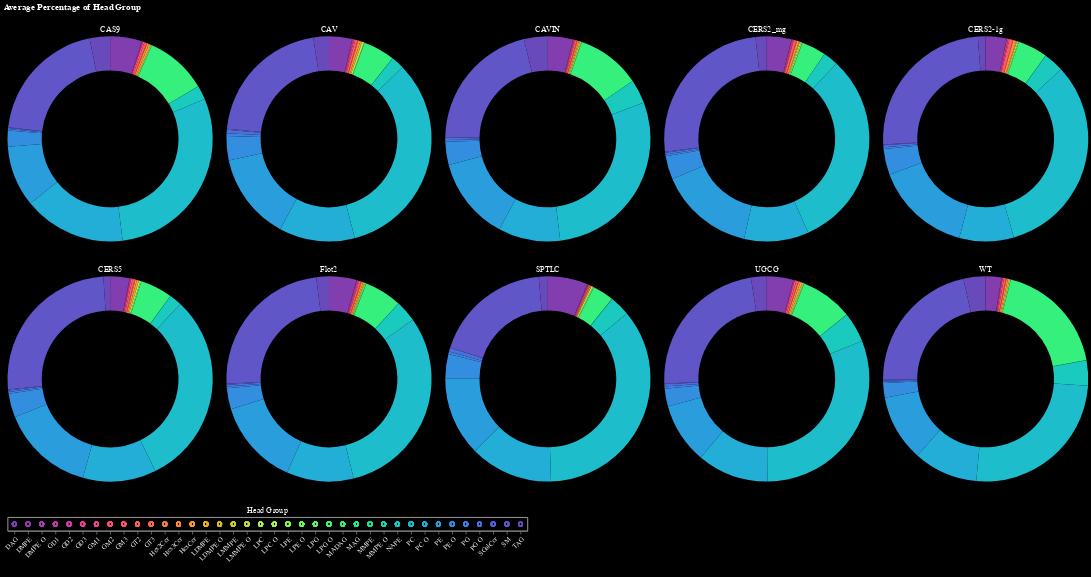

This figure's notebook cell:
### Code cell
chart_list = []

# create selection tool
click = alt.selection_point(fields=['Head Group'])

# create head group legend
heads = alt.Chart(h).mark_point().encode(
    x=alt.X('Head Group').axis(labelAngle=-45),
    color=alt.condition(click, 'Head Group', alt.value('lightgray')),
    ).add_params(click).properties(title={'text':[], 'subtitle':'Head Group', 'subtitleColor':'white'})

for ptn in h['Mutation'].unique():
    source = h[h['Mutation'] == ptn]
    
    donut = alt.Chart(source).mark_arc(innerRadius=100).encode(
        theta='mean(Percentage):Q',
        color=alt.condition(click, 'Head Group', alt.value('lightgray'), scale=alt.Scale(scheme='rainbow'), legend=None),
        opacity = alt.condition(click, alt.value(1), alt.value(0.1)),
        tooltip=['Head Group', 'mean(Percentage)']
    ).add_params(click).properties(
        width=300,
        title={'text':[], 'subtitle':ptn, 'subtitleColor':'white'}
    )
    
    chart_list.append(donut)
    
# d = alt.hconcat(*chart_list[:3]) & alt.hconcat(*chart_list[3:6]) & alt.hconcat(*chart_list[6:9]) & (chart_list[9] | heads)
# d = d.properties(title=alt.Title('Average Percentage of Head Group', color='white')).configure(background='black').configure_axis(labelColor='white')
# # d.save('graphs/pos_mode_whole_dataset/head_group_graphs/HeadGroupDonutCharts_interactive.html')
# d

d = alt.hconcat(*chart_list[:5]) & alt.hconcat(*chart_list[5:]) & heads
d = d.properties(title=alt.Title('Average Percentage of Head Group', color='white')).configure(background='black').configure_axis(labelColor='white')
d

### Figure 1 — Vega-Lite specification as saved in the notebook (floating-point values rounded to 4 significant figures; data arrays with more than 128 entries replaced by an {"elided": "..."} marker saying what was removed)
{"config": {"view": {"continuousWidth": 300, "continuousHeight": 300}, "axis": {"labelColor": "white"}, "background": "black"}, "vconcat": [{"hconcat": [{"data": {"name": "data-313a95f9af0a2c2d2d8738193ef349f9"}, "mark": {"type": "arc", "innerRadius": 100}, "encoding": {"color": {"condition": {"param": "param_1", "field": "Head Group", "scale": {"scheme": "rainbow"}, "legend": null, "type": "nominal"}, "value": "lightgray"}, "opacity": {"condition": {"param": "param_1", "value": 1}, "value": 0.1}, "theta": {"aggregate": "mean", "field": "Percentage", "type": "quantitative"}, "tooltip": [{"field": "Head Group", "type": "nominal"}, {"aggregate": "mean", "field": "Percentage", "type": "quantitative"}]}, "name": "view_1", "title": {"text": [], "subtitle": "CAS9", "subtitleColor": "white"}, "width": 300}, {"data": {"name": "data-8008d6a1d20115c2dfa4d93ebfbb83c1"}, "mark": {"type": "arc", "innerRadius": 100}, "encoding": {"color": {"condition": {"param": "param_1", "field": "Head Group", "scale": {"scheme": "rainbow"}, "legend": null, "type": "nominal"}, "value": "lightgray"}, "opacity": {"condition": {"param": "param_1", "value": 1}, "value": 0.1}, "theta": {"aggregate": "mean", "field": "Percentage", "type": "quantitative"}, "tooltip": [{"field": "Head Group", "type": "nominal"}, {"aggregate": "mean", "field": "Percentage", "type": "quantitative"}]}, "name": "view_2", "title": {"text": [], "subtitle": "CAV", "subtitleColor": "white"}, "width": 300}, {"data": {"name": "data-4ec84ef38cc69723baf90a6ad3c002a4"}, "mark": {"type": "arc", "innerRadius": 100}, "encoding": {"color": {"condition": {"param": "param_1", "field": "Head Group", "scale": {"scheme": "rainbow"}, "legend": null, "type": "nominal"}, "value": "lightgray"}, "opacity": {"condition": {"param": "param_1", "value": 1}, "value": 0.1}, "theta": {"aggregate": "mean", "field": "Percentage", "type": "quantitative"}, "tooltip": [{"field": "Head Group", "type": "nominal"}, {"aggregate": "mean", "field": "Percentage", "type": "quantitative"}]}, "name": "view_3", "title": {"text": [], "subtitle": "CAVIN", "subtitleColor": "white"}, "width": 300}, {"data": {"name": "data-c6839da0d581e202c4752698bed0956f"}, "mark": {"type": "arc", "innerRadius": 100}, "encoding": {"color": {"condition": {"param": "param_1", "field": "Head Group", "scale": {"scheme": "rainbow"}, "legend": null, "type": "nominal"}, "value": "lightgray"}, "opacity": {"condition": {"param": "param_1", "value": 1}, "value": 0.1}, "theta": {"aggregate": "mean", "field": "Percentage", "type": "quantitative"}, "tooltip": [{"field": "Head Group", "type": "nominal"}, {"aggregate": "mean", "field": "Percentage", "type": "quantitative"}]}, "name": "view_4", "title": {"text": [], "subtitle": "CERS2_mg", "subtitleColor": "white"}, "width": 300}, {"data": {"name": "data-8251d305575ba25520bb947413e24dbf"}, "mark": {"type": "arc", "innerRadius": 100}, "encoding": {"color": {"condition": {"param": "param_1", "field": "Head Group", "scale": {"scheme": "rainbow"}, "legend": null, "type": "nominal"}, "value": "lightgray"}, "opacity": {"condition": {"param": "param_1", "value": 1}, "value": 0.1}, "theta": {"aggregate": "mean", "field": "Percentage", "type": "quantitative"}, "tooltip": [{"field": "Head Group", "type": "nominal"}, {"aggregate": "mean", "field": "Percentage", "type": "quantitative"}]}, "name": "view_5", "title": {"text": [], "subtitle": "CERS2-1g", "subtitleColor": "white"}, "width": 300}]}, {"hconcat": [{"data": {"name": "data-a1b7698a1d56dc8f888a4a0e1dde0c74"}, "mark": {"type": "arc", "innerRadius": 100}, "encoding": {"color": {"condition": {"param": "param_1", "field": "Head Group", "scale": {"scheme": "rainbow"}, "legend": null, "type": "nominal"}, "value": "lightgray"}, "opacity": {"condition": {"param": "param_1", "value": 1}, "value": 0.1}, "theta": {"aggregate": "mean", "field": "Percentage", "type": "quantitative"}, "tooltip": [{"field": "Head Group", "type": "nominal"}, {"aggregate": "mean", "field": "Percentage", "type": "quantitative"}]}, "name": "view_6", "title": {"text": [], "subtitle": "CERS5", "subtitleColor": "white"}, "width": 300}, {"data": {"name": "data-74167c8da8c9eac15a12abbbd865b7e8"}, "mark": {"type": "arc", "innerRadius": 100}, "encoding": {"color": {"condition": {"param": "param_1", "field": "Head Group", "scale": {"scheme": "rainbow"}, "legend": null, "type": "nominal"}, "value": "lightgray"}, "opacity": {"condition": {"param": "param_1", "value": 1}, "value": 0.1}, "theta": {"aggregate": "mean", "field": "Percentage", "type": "quantitative"}, "tooltip": [{"field": "Head Group", "type": "nominal"}, {"aggregate": "mean", "field": "Percentage", "type": "quantitative"}]}, "name": "view_7", "title": {"text": [], "subtitle": "Flot2", "subtitleColor": "white"}, "width": 300}, {"data": {"name": "data-519af7c4101b0f08ef9d4b18db8a5b98"}, "mark": {"type": "arc", "innerRadius": 100}, "encoding": {"color": {"condition": {"param": "param_1", "field": "Head Group", "scale": {"scheme": "rainbow"}, "legend": null, "type": "nominal"}, "value": "lightgray"}, "opacity": {"condition": {"param": "param_1", "value": 1}, "value": 0.1}, "theta": {"aggregate": "mean", "field": "Percentage", "type": "quantitative"}, "tooltip": [{"field": "Head Group", "type": "nominal"}, {"aggregate": "mean", "field": "Percentage", "type": "quantitative"}]}, "name": "view_8", "title": {"text": [], "subtitle": "SPTLC", "subtitleColor": "white"}, "width": 300}, {"data": {"name": "data-c211588d33011f1d00f7b8a9ae89fd9b"}, "mark": {"type": "arc", "innerRadius": 100}, "encoding": {"color": {"condition": {"param": "param_1", "field": "Head Group", "scale": {"scheme": "rainbow"}, "legend": null, "type": "nominal"}, "value": "lightgray"}, "opacity": {"condition": {"param": "param_1", "value": 1}, "value": 0.1}, "theta": {"aggregate": "mean", "field": "Percentage", "type": "quantitative"}, "tooltip": [{"field": "Head Group", "type": "nominal"}, {"aggregate": "mean", "field": "Percentage", "type": "quantitative"}]}, "name": "view_9", "title": {"text": [], "subtitle": "UGCG", "subtitleColor": "white"}, "width": 300}, {"data": {"name": "data-5a87a262c90a6bf5779584d6218e9060"}, "mark": {"type": "arc", "innerRadius": 100}, "encoding": {"color": {"condition": {"param": "param_1", "field": "Head Group", "scale": {"scheme": "rainbow"}, "legend": null, "type": "nominal"}, "value": "lightgray"}, "opacity": {"condition": {"param": "param_1", "value": 1}, "value": 0.1}, "theta": {"aggregate": "mean", "field": "Percentage", "type": "quantitative"}, "tooltip": [{"field": "Head Group", "type": "nominal"}, {"aggregate": "mean", "field": "Percentage", "type": "quantitative"}]}, "name": "view_10", "title": {"text": [], "subtitle": "WT", "subtitleColor": "white"}, "width": 300}]}, {"data": {"name": "data-3684ff40f14cf5fe4d30faef49d5a539"}, "mark": {"type": "point"}, "encoding": {"color": {"condition": {"param": "param_1", "field": "Head Group"}, "value": "lightgray"}, "x": {"axis": {"labelAngle": -45}, "field": "Head Group", "type": "nominal"}}, "name": "view_11", "title": {"text": [], "subtitle": "Head Group", "subtitleColor": "white"}}], "params": [{"name": "param_1", "select": {"type": "point", "fields": ["Head Group"]}, "views": ["view_1", "view_2", "view_3", "view_4", "view_5", "view_6", "view_7", "view_8", "view_9", "view_10", "view_11"]}], "title": {"text": "Average Percentage of Head Group", "color": "white"}, "$schema": "https://vega.github.io/schema/vega-lite/v5.16.3.json", "datasets": {"data-313a95f9af0a2c2d2d8738193ef349f9": {"elided": "152 records"}, "data-8008d6a1d20115c2dfa4d93ebfbb83c1": {"elided": "152 records"}, "data-4ec84ef38cc69723baf90a6ad3c002a4": {"elided": "152 records"}, "data-c6839da0d581e202c4752698bed0956f": {"elided": "152 records"}, "data-8251d305575ba25520bb947413e24dbf": {"elided": "152 records"}, "data-a1b7698a1d56dc8f888a4a0e1dde0c74": {"elided": "152 records"}, "data-74167c8da8c9eac15a12abbbd865b7e8": {"elided": "152 records"}, "data-519af7c4101b0f08ef9d4b18db8a5b98": {"elided": "152 records"}, "data-c211588d33011f1d00f7b8a9ae89fd9b": {"elided": "152 records"}, "data-5a87a262c90a6bf5779584d6218e9060": {"elided": "152 records"}, "data-3684ff40f14cf5fe4d30faef49d5a539": {"elided": "1520 records"}}}
